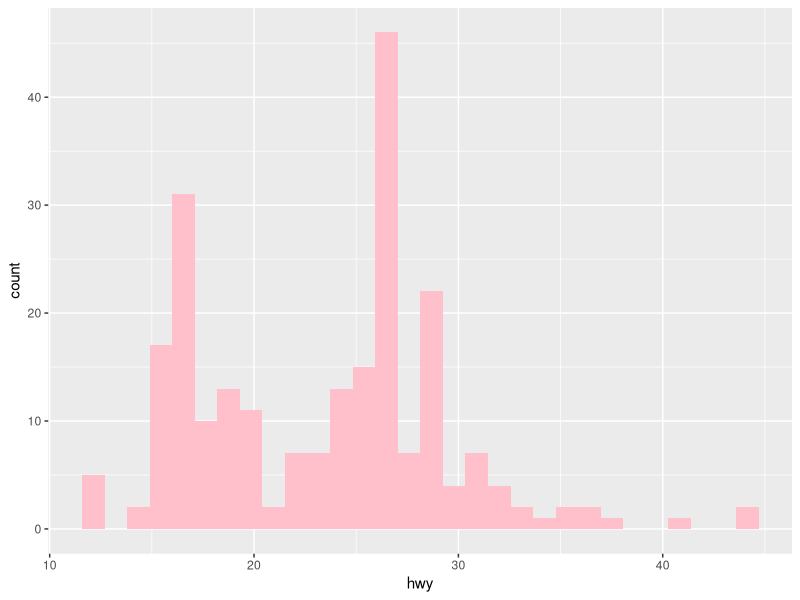
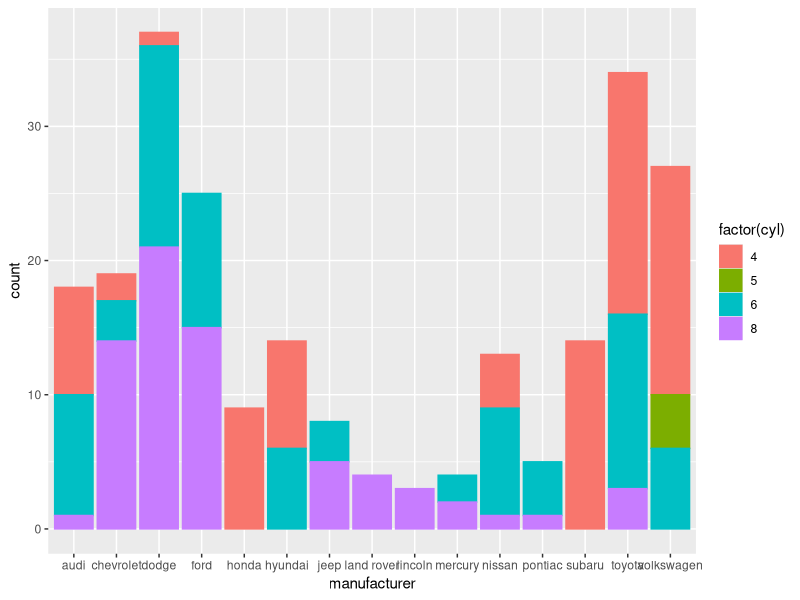
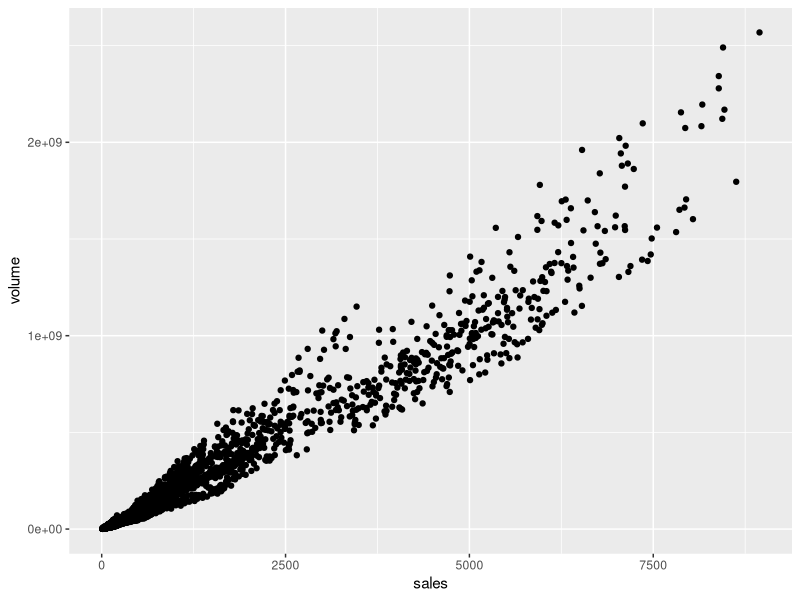
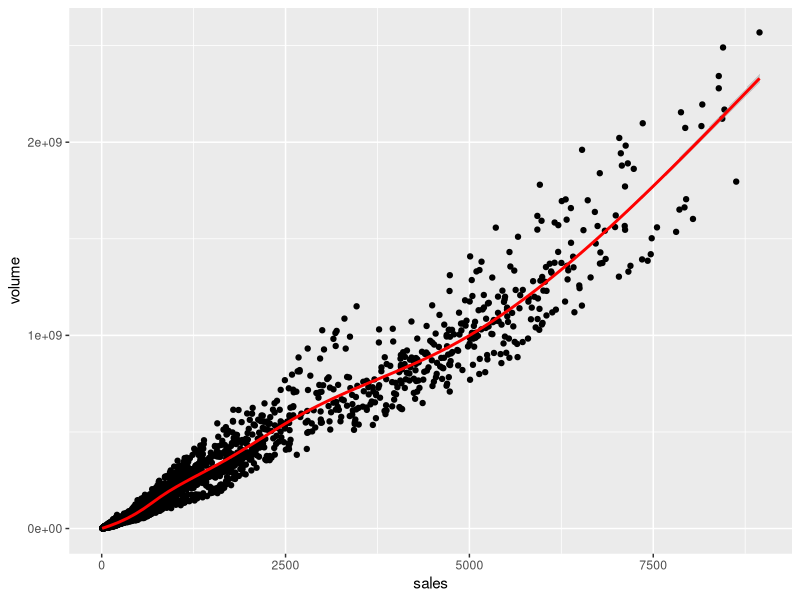

Generate these figures, in order, with R:
#===SECTION 15===#
#Skipping to the exercises since this might be too easy
install.packages(ggthemes)

library(ggplot2)
#library(ggthemes)
head(mpg)

#question 1:Histogram of hwy mpg values:
q1 <- ggplot(data=mpg, aes(x=hwy)) + geom_histogram(fill="pink")
q1

#Question 2: Barplot of car counts per manufacturer with color fill defined by cyl count
q2 <- ggplot(data=mpg) +
      geom_bar(aes(x=manufacturer, colour=factor(cyl), fill=factor(cyl)))

q2

#Switch now to use the txhousing dataset that comes with ggplot2
head(txhousing,n=3)
#Question 3: create a scatterplot of volume versus sales. 
#Afterwards play around with alpha and color arguments to clarify information.

cities_of_interest <- txhousing[txhousing$city=="Abilene" | txhousing$city=="Fort Worth" | txhousing$city =="Wichita Falls",]

q3 <- ggplot(data=txhousing) + geom_point(aes(x=sales, y=volume), na.rm=T)
q3

#Add a smooth fit line to the scatterplot from above. 
#Hint: You may need to look up geom_smooth()

q4 <- q3 + geom_smooth(aes(x=sales, y=volume), colour="red")
q4





